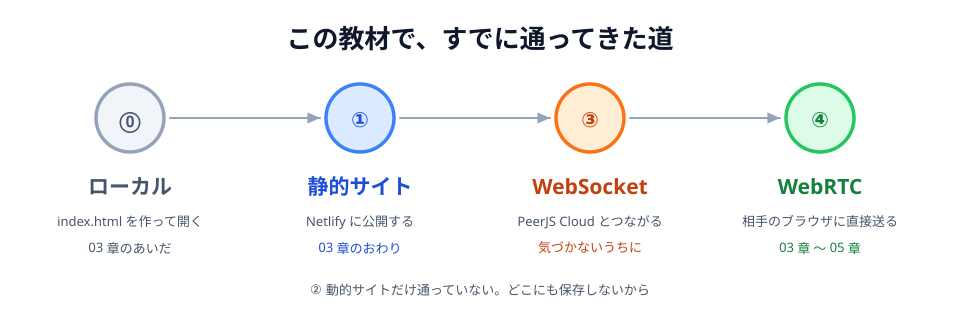

Write Python code to recreate this figure.
# 06-journey.svg
# スキーマ: SOURCE-PATH-GOAL（教材を進むと 4 段階を順に踏む）
# 「別々の話ではなく、自分がすでに通ってきた道」だと分かるようにする。② だけ欠けている

import sys
sys.path.insert(0, "/Users/seekseep/.claude/skills/genfig")
from genfig import Canvas, PALETTE

c = Canvas(960, 310)
c.text(480, 48, "この教材で、すでに通ってきた道", scale="xl")

steps = [
    (130, "gray", "⓪", "ローカル", "index.html を作って開く", "03 章のあいだ"),
    (360, "blue", "①", "静的サイト", "Netlify に公開する", "03 章のおわり"),
    (590, "orange", "③", "WebSocket", "PeerJS Cloud とつながる", "気づかないうちに"),
    (820, "green", "④", "WebRTC", "相手のブラウザに直接送る", "03 章 〜 05 章"),
]

dots = []
for cx, color, num, name, what, when in steps:
    dots.append(c.ellipse(cx, 118, 34, 34, color=color))
    c.text(cx, 127, num, scale="lg", fill=PALETTE[color]["text"])
    c.text(cx, 194, name, scale="lg", fill=PALETTE[color]["text"])
    c.text(cx, 226, what, scale="sm")
    c.text(cx, 252, when, scale="sm", fill=PALETTE[color]["text"])

for a, b in zip(dots, dots[1:]):
    c.link(a, b, primary=False)

c.text(480, 294, "② 動的サイトだけ通っていない。どこにも保存しないから", scale="sm")

c.save("06-journey.svg")
